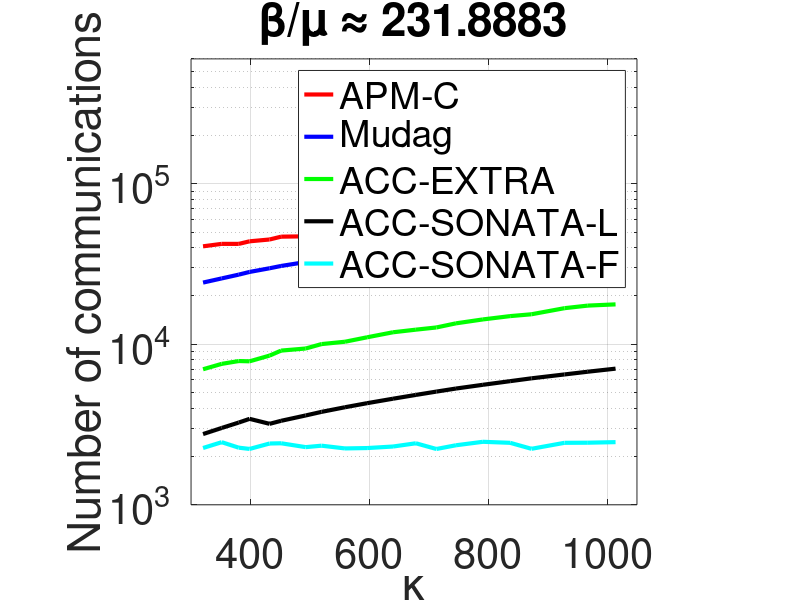

Write the MATLAB code that produced this figure.

load('./results_SL_SF_updated/comm_kappa_beta.mat');

% 1, APMC; 2, Mudag; 3, AccEXTR; 4. ASL; 5, ASF
 
plot = 'k'; % b: beta; k: kappa
if(plot == 'k')

%% iter vs kappa %%
kappa_idx = zeros(20,1);

beta_mu = 0;
for i = 1:20
   beta_mu = beta_mu + comms_kappa(9,i)/comms_kappa(8,i); 
end
beta_mu = beta_mu/20;
 
beta = comms_beta(9,1);
for i = 1:20
   kappa_idx(i,1) = comms_kappa(7,i)/comms_kappa(8,i); 
end
% APMC
APMC_iter = zeros(20,1);
for i = 1:20
   APMC_iter(i) = comms_kappa(1,i); 
end

% Mudag
Mudag_iter = zeros(20,1);
for i = 1:20
   Mudag_iter(i) = comms_kappa(2,i); 
end

% AccEXTRA
AccEXTRA_iter = zeros(20,1);
for i = 1:20
   AccEXTRA_iter(i) = comms_kappa(3,i); 
end

% ASL
ASL_iter = zeros(20,1);
for i = 1:20
   ASL_iter(i) = comms_kappa(4,i); 
end

% ASF
ASF_iter = zeros(20,1);
for i = 1:20
   ASF_iter(i) = comms_kappa(5,i); 
end
 

fz = 30; 
fmean = semilogy(kappa_idx, APMC_iter,'r', kappa_idx, Mudag_iter,'b', kappa_idx, AccEXTRA_iter,'g', kappa_idx, ASL_iter,'k', kappa_idx, ASF_iter,'c');

hold on
set(fmean, 'linewidth', 3);
 
legend({'APM-C', 'Mudag','ACC-EXTRA', 'ACC-SONATA-L', 'ACC-SONATA-F'}, 'FontSize', 23.5) 
xlabel({'\kappa'}, 'FontSize', fz)
ylabel({'Number of communications'}, 'FontSize', fz)
xlim([300, 1050])
ylim([10^3 6*10^5])
set(gca,'FontSize',fz)
set(gcf,'position',[0,0,760,760]) 
title(['\beta/\mu \approx ' num2str(beta_mu)  ]);
grid on;
axis square

else
%% iter vs beta %%
beta_idx = zeros(20,1);

kappas = zeros(20,1);
kappa = 0;
for i = 1:20
   kappas(i,1) = comms_beta(7,i)/comms_beta(8,i);
   kappa = kappa + comms_beta(7,i)/comms_beta(8,i); 
end
kappa = kappa/20;

% beta = comms_beta(9,1);
for i = 1:20
   beta_idx(i,1) = comms_beta(9,i)/comms_beta(8,i); 
end

% APMC
APMC_iter = zeros(20,1);
for i = 1:20
   APMC_iter(i) = comms_beta(1,i); 
end

% Mudag
Mudag_iter = zeros(20,1);
for i = 1:20
   Mudag_iter(i) = comms_beta(2,i); 
end

% AccEXTRA
AccEXTRA_iter = zeros(20,1);
for i = 1:20
   AccEXTRA_iter(i) = comms_beta(3,i); 
end

% ASL
ASL_iter = zeros(20,1);
for i = 1:20
   ASL_iter(i) = comms_beta(4,i); 
end

% ASF
ASF_iter = zeros(20,1);
for i = 1:20
   ASF_iter(i) = comms_beta(5,i); 
end

fz = 30;
fmean = semilogy(beta_idx, APMC_iter, 'r',beta_idx, Mudag_iter,'b', beta_idx, AccEXTRA_iter,'g', beta_idx, ASL_iter,'k', beta_idx, ASF_iter,'c'); 

hold on
set(fmean, 'linewidth', 3);
 
legend({'APM-C', 'Mudag','ACC-EXTRA', 'ACC-SONATA-L', 'ACC-SONATA-F'}, 'FontSize', 23.5) 
xlabel({'\beta/\mu'}, 'FontSize', fz)
ylabel({'Number of communications'}, 'FontSize', fz)
xticks(0:200:1000)
ylim([4*10^2 2*10^5])
xlim([0 1100])
set(gca,'FontSize',fz)
set(gcf,'position',[0,0,760,760]) 
title(['\kappa \approx ' num2str(kappa)  ]);
grid on;
% axis square;
end



